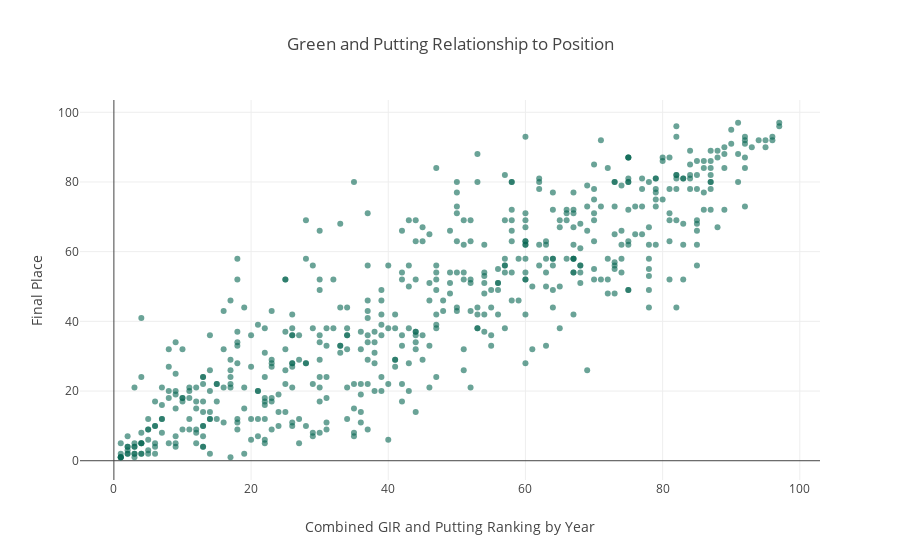

Write notebook code for a chart like this one.
### Code cell
putt_gir_yearlyRanking = {'type': 'scatter',
                 'x': gir_putt['Yearly Ranking'],
                 'y': gir_putt['Position'],
                 'mode': 'markers',
                 'marker': {'color': '#076652',
                           'opacity': .60},
                 'text': gir_putt['text'],
                 'hoverinfo': ['text']}

layout = {'title': 'Green and Putting Relationship to Position',
         'xaxis': {'title': 'Combined GIR and Putting Ranking by Year'},
         'yaxis': {'title': 'Final Place'},
         'hovermode': 'closest'}

putt_gir = {'data': [putt_gir_yearlyRanking], 'layout': layout}
pyo.iplot(putt_gir)

### Figure 1 — Plotly figure (JSON) as saved in the notebook; plotly's stock layout.template omitted (floating-point values rounded to 4 significant figures; data arrays with more than 128 entries replaced by an {"elided": "..."} marker saying what was removed)
{"data": [{"hoverinfo": ["text"], "marker": {"color": "#076652", "opacity": 0.6}, "mode": "markers", "text": {"elided": "550 str values"}, "type": "scatter", "uid": "165b3e07-a9c7-4b36-85da-c9cb73f141ad", "x": {"elided": "550 int values"}, "y": {"elided": "550 int values"}}], "layout": {"hovermode": "closest", "title": {"text": "Green and Putting Relationship to Position"}, "xaxis": {"title": {"text": "Combined GIR and Putting Ranking by Year"}}, "yaxis": {"title": {"text": "Final Place"}}}}
